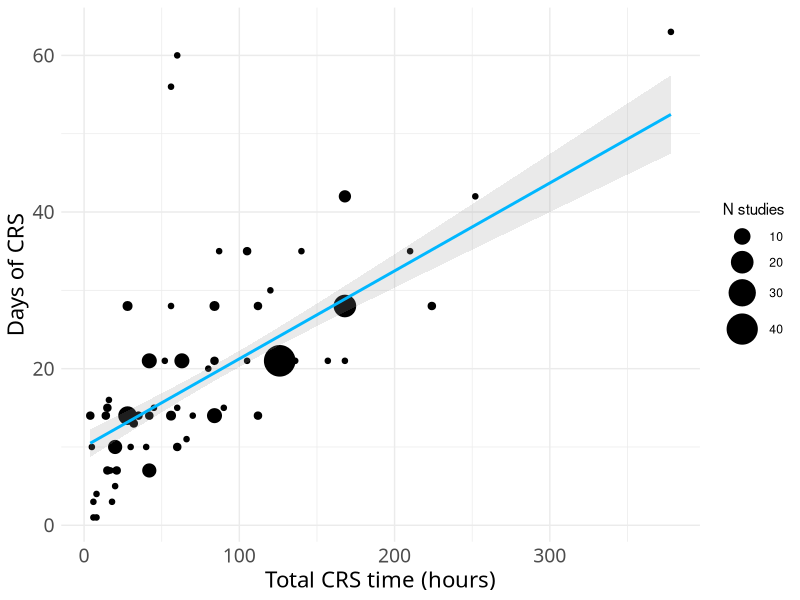
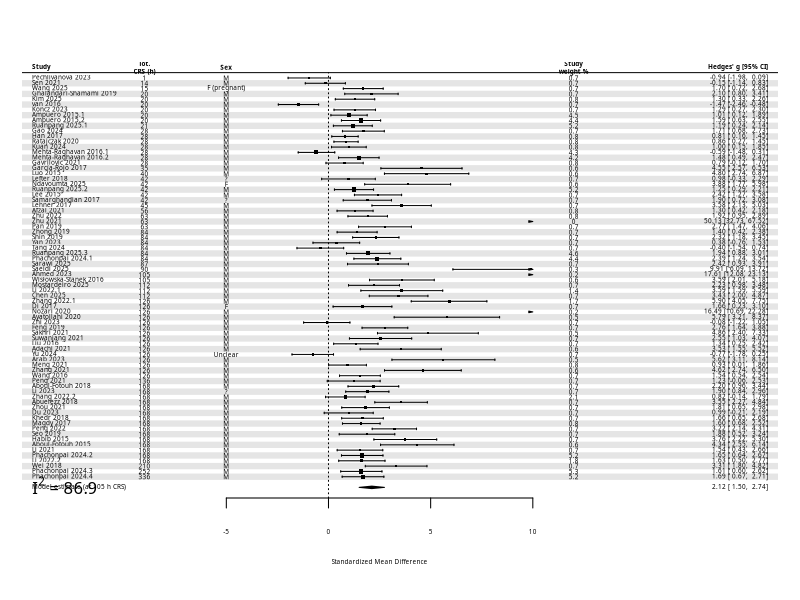
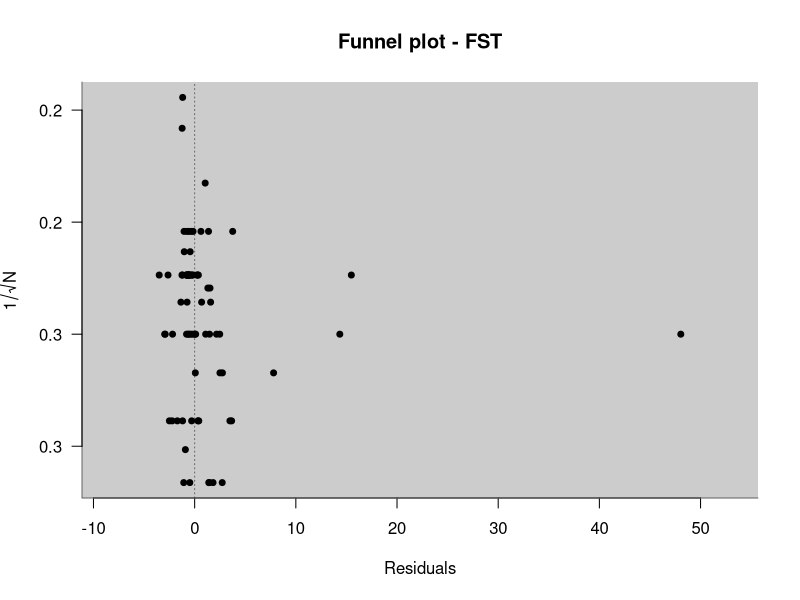
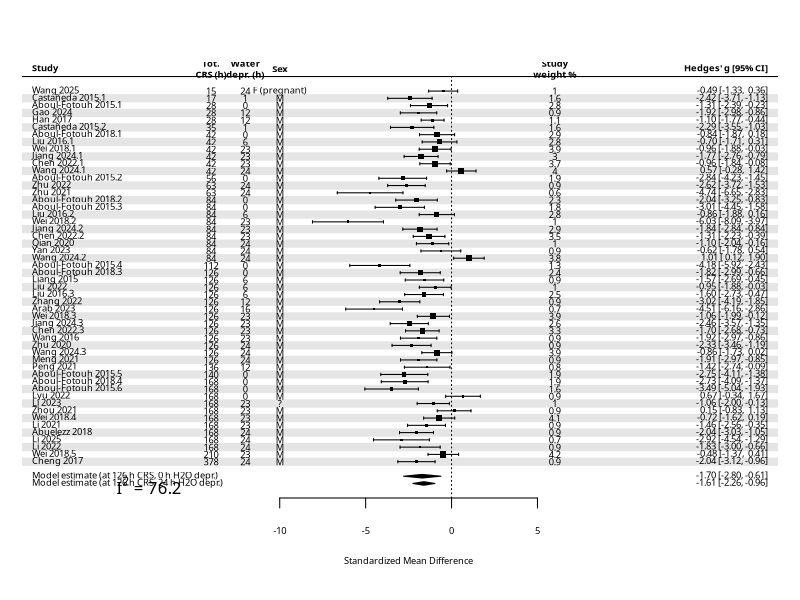
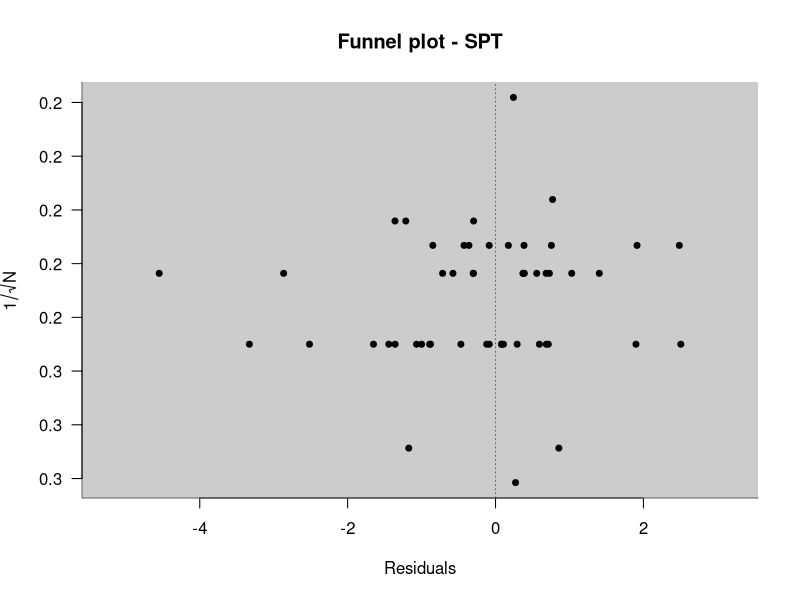
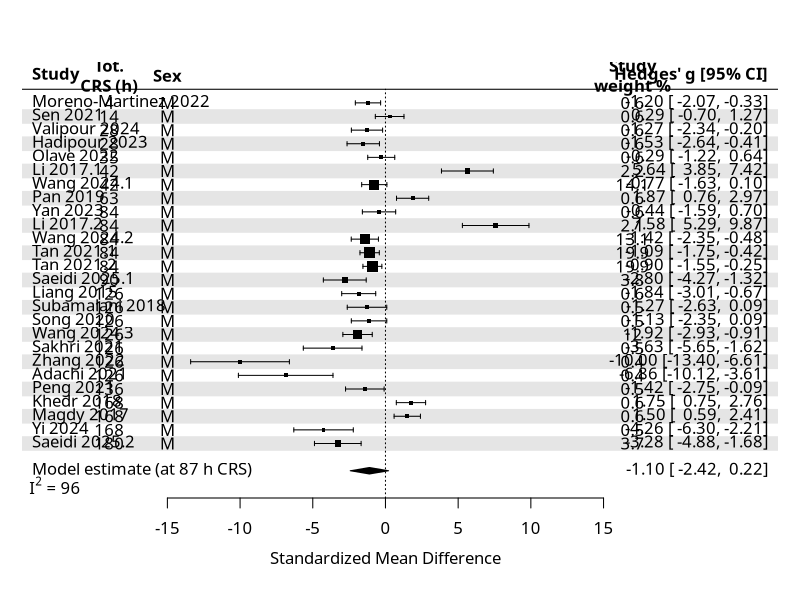
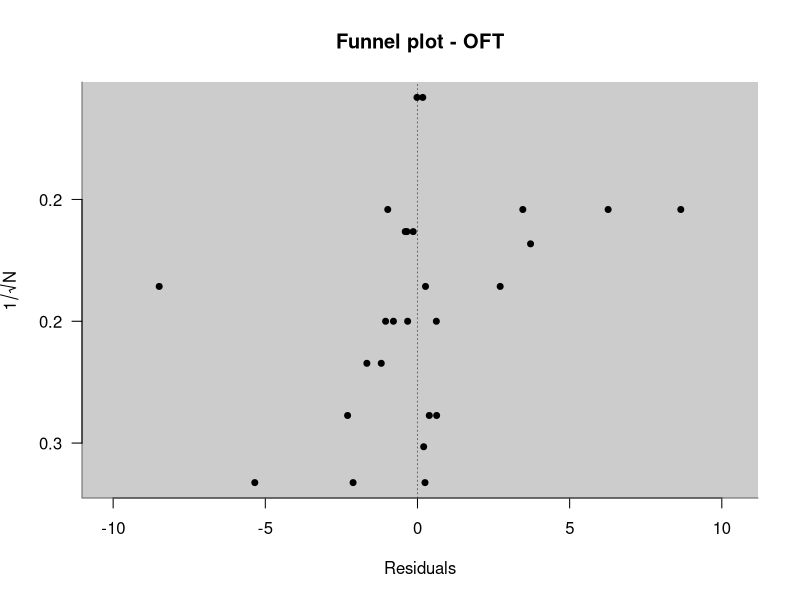
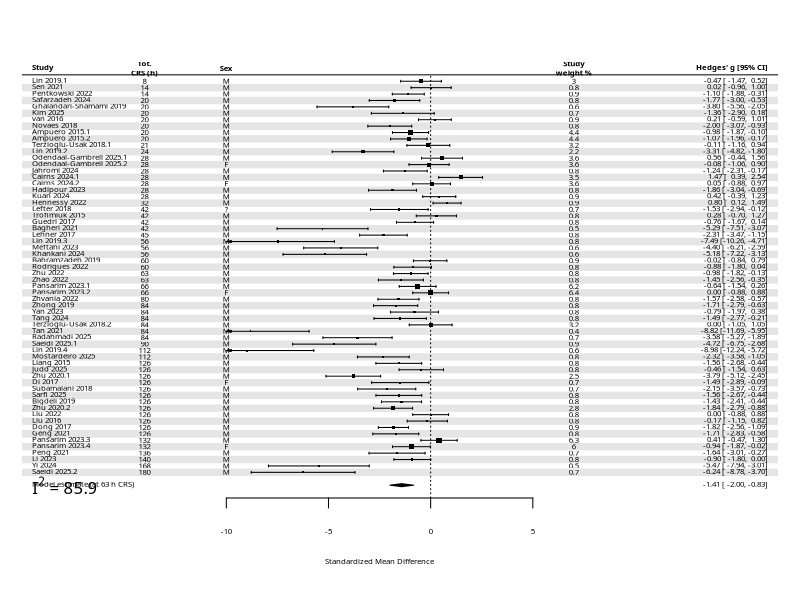

The R script that drew these images, in order:
library(metafor)
library(dplyr)
library(ggplot2)

out_dir <- "plots"
CRS_data <- read.csv("CRS_data.csv")

if (!dir.exists(out_dir)) {
    dir.create(out_dir)
}

### SUMMARY STATISTICS ###

CRS_data %>%
    group_by(Outcome) %>%
    summarise(
        total_articles = n_distinct(ID),
        total_fx_sizes = n(),
        n_excl = sum(is.na(control_n) | is.na(test_n) | is.na(control_mean) | is.na(test_mean) |
            is.na(control_sd) | is.na(test_sd) | is.na(total_time_h) | (Outcome == "SPT" & is.na(water_depriv_h))),
        n_studies_excluded = n_distinct(PubID[is.na(control_mean) | is.na(test_mean) |
            is.na(control_sd) | is.na(test_sd) |
            is.na(control_n) | is.na(test_n) |
            is.na(total_time_h) | (Outcome == "SPT" & is.na(water_depriv_h))]),
    )

### FIGURE 2 ###

png(paste0(out_dir, "/CRS_time_vs_days.png"),
    width = 10, height = 8, units = "in", res = 300
)

cairo_pdf(paste0(out_dir, "/CRS_time_vs_days.pdf"),
    width = 10, height = 8
)
# CRS_data %>%
#     select(ID, total_time_h, total_days, Outcome) %>%
#     distinct(ID, .keep_all = TRUE) %>%
#     filter(!is.na(total_time_h) & !is.na(total_days)) %>%
#     ggplot(aes(x = total_time_h, y = total_days)) +
#     geom_point(size = 2) +
#     stat_smooth(method = "lm", se = TRUE, color = "#00b7ff", alpha = 0.2) +
#     xlab("Total CRS time (hours)") +
#     ylab("Days of CRS") +
#     theme_minimal() +
#     theme(
#         axis.text = element_text(family = "Noto Sans", size = 14),
#         axis.title = element_text(family = "Noto Sans", size = 16)
#     )

CRS_data %>%
    select(ID, total_time_h, total_days, Outcome) %>%
    distinct(ID, .keep_all = TRUE) %>%
    filter(!is.na(total_time_h) & !is.na(total_days)) %>%
    ggplot(aes(x = total_time_h, y = total_days)) +
    stat_sum(aes(size = after_stat(n)), color = "black") +
    stat_smooth(method = "lm", se = TRUE, color = "#00b7ff", alpha = 0.2) +
    scale_size_area(max_size = 10, name = "N studies") +
    xlab("Total CRS time (hours)") +
    ylab("Days of CRS") +
    theme_minimal() +
    theme(
        axis.text = element_text(family = "Noto Sans", size = 14),
        axis.title = element_text(family = "Noto Sans", size = 16)
    )

dev.off()

CRS_data %>%
    select(ID, total_time_h, total_days, Outcome) %>%
    distinct(ID, .keep_all = TRUE) %>%
    filter(!is.na(total_time_h) & !is.na(total_days)) %>%
    lm(total_days ~ total_time_h, data = .) %>%
    summary()

get_I2 <- function(model) {
    #' Calculate I^2 for a multilevel meta-analysis model fitted with rma.mv.
    #' See https://www.metafor-project.org/doku.php/tips:i2_multilevel_multivariate
    #' Parameters:
    #' model: an rma.mv object fitted with metafor
    #' Returns:
    #' I^2 value as a percentage (0-100)

    W <- diag(1 / model$vi)
    X <- model.matrix(model)
    P <- W - W %*% X %*% solve(t(X) %*% W %*% X) %*% t(X) %*% W
    I2 <- 100 * sum(model$sigma2) / (sum(model$sigma2) +
        (model$k - model$p) / sum(diag(P)))
    return(I2)
}

add_diamond <- function(model, test, moderators_val, row = -1) {
    #' Add a diamond to the forest plot to show
    #' the model estimate at specific moderator values.
    #' Parameters:
    #' model: an rma.mv object fitted with metafor
    #' test: the name of the test (e.g. "FST", "SPT")
    #' moderators_val: a named vector of moderator values at which
    #' to calculate the predicted effect
    #' row: the row in the forest plot where the diamond should be added.
    #' Negative values indicate rows above the first study
    #' (e.g. the default row = -1 is the first row above the first study,
    #' where the model summary is usually shown).
    #' Returns:
    #' None, but adds a diamond to the current forest plot.

    pred <- predict(model, newmods = moderators_val)
    estimate <- pred$pred
    se <- pred$se
    ci_lb <- pred$ci.lb
    ci_ub <- pred$ci.ub
    df <- model$ddf[1]

    tval <- estimate / se
    pval <- 2 * (1 - pt(abs(tval), df))

    print(moderators_val)

    print(paste0(
        "Hedges' g = ", round(estimate, 3),
        " (SE = ", round(se, 3),
        ", 95% CI [", round(ci_lb, 3), ", ", round(ci_ub, 3), "]",
        ", df = ", round(df, 1),
        ", t = ", round(tval, 3),
        ", p = ", signif(pval, 3), ")"
    ))

    if (test == "SPT") {
        diamond_label <- paste(
            "Model estimate (at", moderators_val["total_time_h"],
            "h CRS,", moderators_val["water_depriv_h"], "h H2O depr.)"
        )
    } else {
        diamond_label <- paste("Model estimate (at", moderators_val["total_time_h"], "h CRS)")
    }

    addpoly(
        pred,
        row = row,
        mlab = diamond_label
    )
}

CRS_data %>%
    group_by(Outcome) %>%
    summarise(
        median_duration_h = median(total_time_h, na.rm = TRUE)
    )

do_meta <- function(
  test, effects_limits = NA,
  save_pdf = TRUE, pdf_width, pdf_height,
  excluded_studies = NULL
) {
    #' Perform meta-analysis for a specific test
    #' Parameters:
    #' test: the name of the test (e.g. "FST", "SPT")
    #' effects_limits: a numeric vector of length 2 specifying
    #' the x-axis limits for the forest plot.
    #' save_pdf: whether to save the forest plot and funnel plot as PDFs
    #' pdf_width: width of the PDF for the forest plot (in inches)
    #' pdf_height: height of the PDF for the forest plot (in inches)
    #' excluded_studies: a vector of PMIDs to exclude from the meta-analysis
    #' Returns:
    #' A list containing the fitted model and the effect sizes data frame.

    CRS_data_filtered <- CRS_data %>%
        filter(Outcome == test) %>%
        filter(!(ID %in% excluded_studies)) %>%
        filter(!is.na(control_mean) & !is.na(test_mean)) %>% # Must have means
        filter(!is.na(control_n) & !is.na(test_n)) %>% # Must have sample sizes
        filter(!is.na(control_sd) & !is.na(test_sd)) %>% # Must have SDs
        filter(!is.na(total_time_h)) # Must have CRS duration

    if (test == "SPT") {
        CRS_data_filtered <- CRS_data_filtered %>%
            filter(!is.na(water_depriv_h)) # Must have water deprivation hours for SPT
    }

    n_summary <- data.frame(
        test = test,
        n_studies_included = length(unique(CRS_data_filtered$ID)),
        n_effects_included = nrow(CRS_data_filtered),
        n_studies_excluded = length(unique(CRS_data$PubID[CRS_data$Outcome == test])) - length(unique(CRS_data_filtered$PubID)),
        n_effects_excluded = nrow(CRS_data[CRS_data$Outcome == test, ]) - nrow(CRS_data_filtered),
        min_CRS_time_h = min(CRS_data_filtered$total_time_h, na.rm = TRUE),
        max_CRS_time_h = max(CRS_data_filtered$total_time_h, na.rm = TRUE)
    )

    print(n_summary)

    # Calculate effect sizes for the specified test
    # We use Hedges' g for standardized mean difference
    effect_sizes <- escalc(
        data = CRS_data_filtered,
        measure = "SMD",
        m1i = test_mean,
        m2i = control_mean,
        n1i = test_n,
        n2i = control_n,
        sd1i = test_sd,
        sd2i = control_sd,
        append = TRUE, # Return the data along with the effect sizes
        slab = PubID
    )

    if (is.na(effects_limits[1])) {
        effects_limits <- c(
            floor(min(effect_sizes$yi, na.rm = TRUE)) - 1,
            ceiling(max(effect_sizes$yi, na.rm = TRUE)) + 1
        )
    }

    # Mixed-effects model
    model <- NULL
    if (test != "SPT") {
        model <- rma.mv(
            data = effect_sizes,
            yi = yi,
            V = vi,
            mods = ~total_time_h, # We include total_time as a moderator
            # We use PubID as a random effect. This is important as some
            # studies have multiple observations (e.g. M/F or different lengths
            # of CRS).
            random = ~ 1 | PubID,
            method = "REML", # Restricted Maximum Likelihood
            test = "knha" # Knapp-Hartung adjustment for small sample sizes
        )
    } else {
        model <- rma.mv(
            data = effect_sizes,
            yi = yi,
            V = vi,
            # For SPT, we also include water deprivation as a moderator
            mods = ~ total_time_h + water_depriv_h,
            random = ~ 1 | PubID,
            method = "REML",
            test = "knha"
        )
    }

    print(summary(model))

    if (save_pdf) {
        out_pdf <- paste0(out_dir, "/", test, "_forest.pdf")
        cairo_pdf(out_pdf,
            width = pdf_width, height = pdf_height,
            family = "Noto Sans"
        )
    }

    par(family = "Noto Sans")

    if (test == "SPT") {
        ilabs <- cbind(
            effect_sizes$total_time_h,
            effect_sizes$water_depriv_h,
            ifelse(is.na(effect_sizes$sex), "?", effect_sizes$sex),
            round(weights(model), 1)
        )
        ilabs_labels <- c("Tot.\nCRS (h)", "Water\ndepr. (h)", "Sex", "Study\nweight %")
        ilabs_xpos <- c(
            effects_limits[1] - 4, effects_limits[1] - 2,
            effects_limits[1], effects_limits[2] + 1
        )
    } else {
        ilabs <- cbind(
            ifelse(is.na(effect_sizes$total_time_h), "?", effect_sizes$total_time_h),
            ifelse(is.na(effect_sizes$sex), "?", effect_sizes$sex),
            round(weights(model), 1)
        )
        ilabs_labels <- c("Tot.\nCRS (h)", "Sex", "Study\nweight %")
        ilabs_xpos <- c(
            effects_limits[1] - 4, effects_limits[1],
            effects_limits[2] + 2
        )
    }

    if (test != "SPT") {
        xlims <- c(effects_limits[1] - 10, effects_limits[2] + 12)
        ylims <- c(-3, model$k + 3) # Number of effects + space for header and model summary
    } else {
        xlims <- c(effects_limits[1] - 15, effects_limits[2] + 14)
        ylims <- c(-4, model$k + 4) # Extra space for second diamond
    }

    forest(model,
        order = paste(
            sprintf("%03d", total_time_h),
            sprintf("%03d", water_depriv_h)
        ),
        header = c("Study", "Hedges' g [95% CI]"),
        shade = TRUE,
        ilab = ilabs,
        ilab.lab = ilabs_labels,
        ilab.xpos = ilabs_xpos,
        xlim = xlims,
        ylim = ylims,
        at = seq(effects_limits[1], effects_limits[2], 5),
        mlab = paste("Random-effects model", test, sep = " - "),
        addfit = FALSE,
        efac = 0.75
    )

    median_CRS_total_time_h <- median(effect_sizes$total_time_h, na.rm = TRUE)

    cat("Median CRS total time (hours): ", median_CRS_total_time_h, "\n")

    if (test == "SPT") {
        # For SPT, we set water_depriv_h to 0 (no water deprivation)
        moderators_val <- c(
            total_time_h = median_CRS_total_time_h,
            water_depriv_h = 0
        )
        moderators_val_max <- c(
            total_time_h = median_CRS_total_time_h,
            water_depriv_h = max(effect_sizes$water_depriv_h, na.rm = TRUE)
        )
    } else {
        moderators_val <- c(
            total_time_h = median_CRS_total_time_h
        )
    }

    add_diamond(model, test, moderators_val, row = -1)
    if (test == "SPT") {
        add_diamond(model, test, moderators_val_max, row = -2)
    }

    mtext(bquote(I^2 == .(format(get_I2(model), digits = 3))),
        side = 1, line = -1, at = (effects_limits[1] - 9.5),
        cex = 1, adj = 0
    )

    summary(model)

    if (save_pdf) {
        dev.off()
    }

    if (save_pdf) {
        out_pdf <- paste0(out_dir, "/", test, "_funnel.pdf")
        cairo_pdf(out_pdf,
            width = 10, height = 10,
            family = "Noto Sans"
        )
    }

    # Note: metafor::regtest does not support rma.mv objects
    # Egger's test is a simple linear regression of the effect sizes
    # on their standard errors, weighted by the inverse of the
    # variance of the effect sizes.
    egger <- lm(yi ~ sei,
        weights = 1 / vi,
        data = transform(effect_sizes, sei = sqrt(vi))
    )
    print(paste("Egger's test for funnel plot asymmetry - ", test))
    print(summary(egger))

    # Funnel plot
    # Note from ?metafor::funnel
    # "For (mixed-effects) meta-regression models (i.e., models involving moderators), the plot shows
    # the residuals on the x-axis against their corresponding standard errors".
    # This also means that the reference line is at 0.
    funnel(model,
        xlab = "Residuals",
        ylab = expression(1 / sqrt(N)),
        pch = 20,
        cex = 1.2,
        yaxt = "n", # No y axis ticks, we'll add them manually
        hlines = NULL,
        yaxis = "sqrtninv",
        main = paste("Funnel plot -", test)
    )

    # Get default y axis ticks and re-add them manually
    # formatted with 1 decimal place
    yticks <- axTicks(2)
    axis(2,
        at = yticks,
        labels = formatC(yticks, format = "f", digits = 1),
        las = 1
    )

    # Annotate outlier
    if (test == "FST") {
        text(45, 8, "Zhu et al. 2021", cex = 0.7)
    }

    intercept <- round(coef(egger)[1], 2)
    se <- round(summary(egger)$coefficients[1, 2], 2)
    pval <- signif(summary(egger)$coefficients[1, 4], 2)
    tval <- round(summary(egger)$coefficients[1, 3], 2)
    print(paste0(
        "Egger's intercept (SE) = ", intercept,
        " (", se, "), t (", df.residual(egger), ") = ", tval,
        " p = ", pval
    ))

    if (save_pdf) {
        dev.off()
    }

    return(list(model = model, effects = effect_sizes))
}

### RUN META-ANALYSES AND SAVE PLOTS ###

print("****** FST ******")
fst_res <- do_meta("FST",
    effects_limits = c(-5, 10),
    save_pdf = TRUE, pdf_width = 16, pdf_height = 13
)

print("****** SPT ******")
spt_res <- do_meta("SPT",
    effects_limits = c(-10, 5),
    save_pdf = TRUE, pdf_width = 16, pdf_height = 14
)

print("****** OFT ******")
oft_res <- do_meta("OFT",
    effects_limits = c(-15, 15),
    save_pdf = TRUE, pdf_width = 18, pdf_height = 10
)

print("****** EPM ******")
epm_res <- do_meta("EPM",
    effects_limits = c(-10, 5),
    save_pdf = TRUE, pdf_width = 16, pdf_height = 12
)

### SAVE EFFECT SIZES FOR EACH STUDY ###

bind_rows(
    fst_res$effects %>% mutate(Outcome = "FST"),
    spt_res$effects %>% mutate(Outcome = "SPT"),
    epm_res$effects %>% mutate(Outcome = "EPM"),
    oft_res$effects %>% mutate(Outcome = "OFT")
) %>%
    mutate(
        CI_LB = round(yi - 1.96 * sqrt(vi), 3),
        CI_UB = round(yi + 1.96 * sqrt(vi), 3),
        yi = round(yi, 3)
    ) %>%
    select(
        ID, PubID, Outcome, sex, strain,
        yi, CI_LB, CI_UB, total_time_h, water_depriv_h
    ) %>%
    rename(
        effect_size = yi
    ) %>%
    write.csv("all_effect_sizes.csv", row.names = FALSE)

### SAVE MODEL ESTIMATES AND PREDICTIONS ###

fst_pred <- predict(fst_res$model, newmods = median(fst_res$effects$total_time_h, na.rm = TRUE))
spt_pred <- predict(spt_res$model, newmods = c(total_time_h = median(spt_res$effects$total_time_h, na.rm = TRUE), water_depriv_h = 0))
epm_pred <- predict(epm_res$model, newmods = median(epm_res$effects$total_time_h, na.rm = TRUE))
oft_pred <- predict(oft_res$model, newmods = median(oft_res$effects$total_time_h, na.rm = TRUE))


data.frame(
    Outcome = c("FST", "SPT", "EPM", "OFT"),
    beta_CRS_length = c(
        fst_res$model$beta["total_time_h", ],
        spt_res$model$beta["total_time_h", ],
        epm_res$model$beta["total_time_h", ],
        oft_res$model$beta["total_time_h", ]
    ),
    SE_CRS_length = c(
        fst_res$model$se[2],
        spt_res$model$se[2],
        epm_res$model$se[2],
        oft_res$model$se[2]
    ),
    pval_CRS_length = c(
        fst_res$model$pval[2],
        spt_res$model$pval[2],
        epm_res$model$pval[2],
        oft_res$model$pval[2]
    ),
    beta_water_deprivation = c(
        NA,
        spt_res$model$beta["water_depriv_h", ],
        NA,
        NA
    ),
    SE_water_deprivation = c(
        NA,
        spt_res$model$se[3],
        NA,
        NA
    ),
    pval_water_deprivation = c(
        NA,
        spt_res$model$pval[3],
        NA,
        NA
    ),
    predicted_effect = c(
        fst_pred$pred,
        spt_pred$pred,
        epm_pred$pred,
        oft_pred$pred
    ),
    median_CRS_time_h = c(
        median(fst_res$effects$total_time_h, na.rm = TRUE),
        median(spt_res$effects$total_time_h, na.rm = TRUE),
        median(epm_res$effects$total_time_h, na.rm = TRUE),
        median(oft_res$effects$total_time_h, na.rm = TRUE)
    ),
    CI_LB = c(
        fst_pred$ci.lb,
        spt_pred$ci.lb,
        epm_pred$ci.lb,
        oft_pred$ci.lb
    ),
    CI_UB = c(
        fst_pred$ci.ub,
        spt_pred$ci.ub,
        epm_pred$ci.ub,
        oft_pred$ci.ub
    )
) %>%
    mutate(across(where(is.numeric), ~ round(.x, 3))) %>%
    write.csv("model_estimates.csv", row.names = FALSE)
